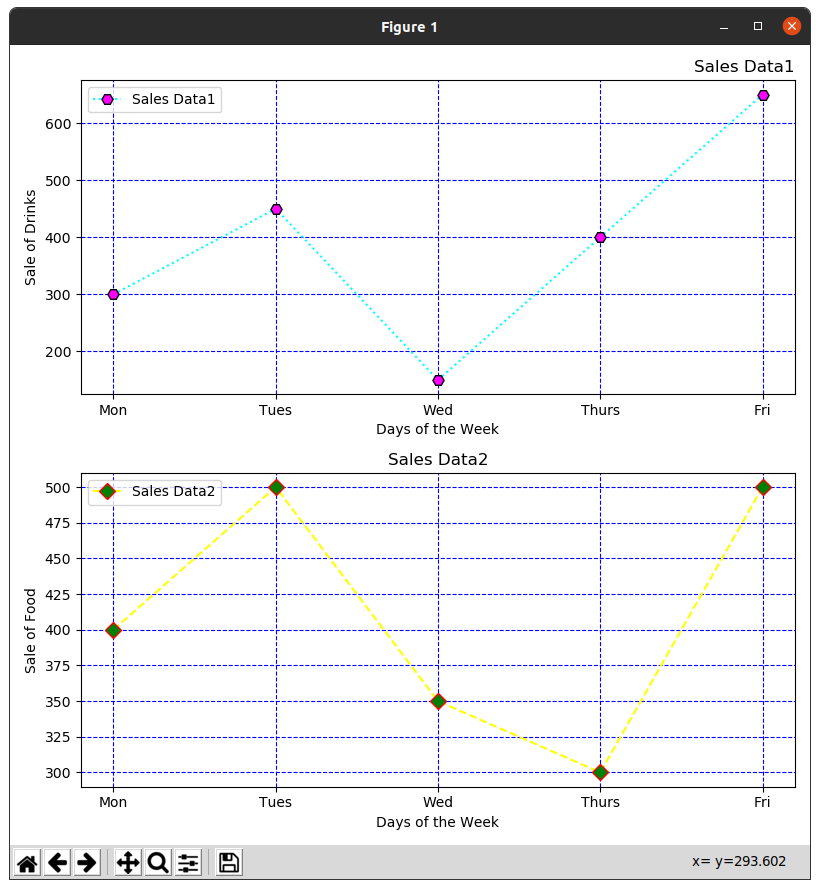

Write Python code to recreate this figure.
import matplotlib.pyplot as plt

# Data
days = ['Mon', 'Tues', 'Wed', 'Thurs', 'Fri']
drinks_sales = [300, 450, 150, 400, 650]
food_sales = [400, 500, 350, 300, 500]

# Create a subplot with 2 rows and 1 column (two separate graphs)
plt.figure(figsize=(8, 8))

# Subplot 1 - Sales Data for Drinks
plt.subplot(2, 1, 1)

# Plot the sales data for drinks
plt.plot(days, drinks_sales, linestyle='dotted', color='cyan', label='Sales Data1', marker='H', markersize=8, markerfacecolor='magenta', markeredgecolor='black')

# Set properties for the first graph
plt.xlabel('Days of the Week')
plt.ylabel('Sale of Drinks')
plt.title('Sales Data1', loc='right')
plt.grid(color='blue', linestyle='--')

# Add legend
plt.legend()

# Subplot 2 - Sales Data for Food
plt.subplot(2, 1, 2)

# Plot the sales data for food
plt.plot(days, food_sales, linestyle='--', color='yellow', label='Sales Data2', marker='D', markersize=8, markerfacecolor='green', markeredgecolor='red')

# Set properties for the second graph
plt.xlabel('Days of the Week')
plt.ylabel('Sale of Food')
plt.title('Sales Data2', loc='center')
plt.grid(color='blue', linestyle='--')

# Add legend
plt.legend()

# Adjust layout to avoid overlap
plt.tight_layout()

# Show the plots
plt.show()
